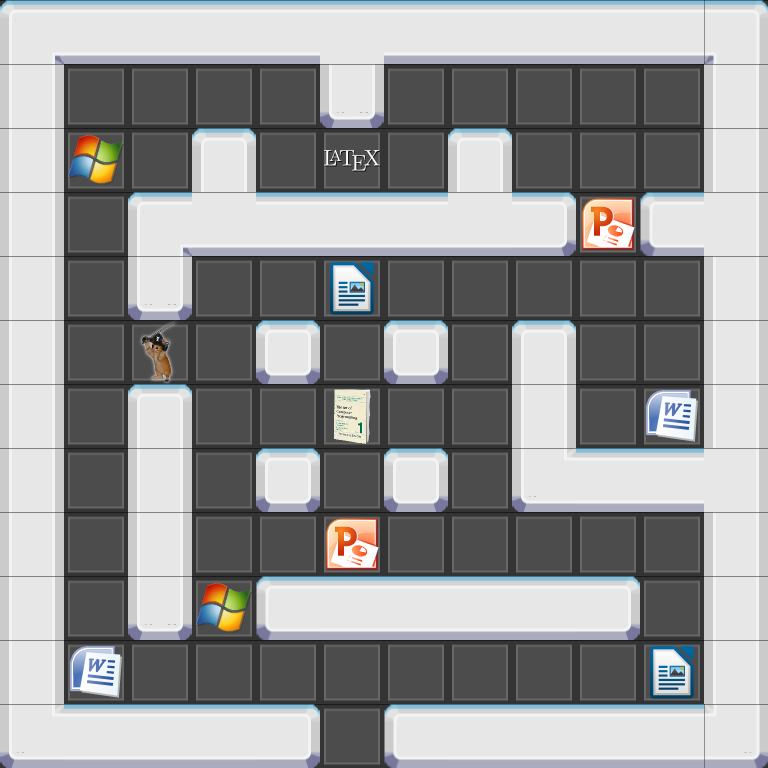

A level layout from a 2D game, rendered from its tile map. Below: a short description, then the map file with its tile-grid data intact:
An orthogonal 12x12 tile map with 64x64 px tiles, 3 tile layers (sol, objets, obstacles).

<map version="1.0" orientation="orthogonal" width="12" height="12" tilewidth="64" tileheight="64">
 <tileset firstgid="1" name="tileset2" tilewidth="64" tileheight="64" spacing="32">
  <image source="tileset2.png" width="352" height="736" />
  <tile id="0">
   <properties>
    <property name="Mur" value="" />
   </properties>
  </tile>
  <tile id="1">
   <properties>
    <property name="Mur" value="" />
   </properties>
  </tile>
  <tile id="2">
   <properties>
    <property name="Mur" value="" />
   </properties>
  </tile>
  <tile id="3">
   <properties>
    <property name="Mur" value="" />
   </properties>
  </tile>
  <tile id="4">
   <properties>
    <property name="Mur" value="" />
   </properties>
  </tile>
  <tile id="5">
   <properties>
    <property name="Mur" value="" />
   </properties>
  </tile>
  <tile id="6">
   <properties>
    <property name="Mur" value="" />
   </properties>
  </tile>
  <tile id="7">
   <properties>
    <property name="Mur" value="" />
   </properties>
  </tile>
  <tile id="8">
   <properties>
    <property name="Mur" value="" />
   </properties>
  </tile>
  <tile id="9">
   <properties>
    <property name="Mur" value="" />
   </properties>
  </tile>
  <tile id="10">
   <properties>
    <property name="Mur" value="" />
   </properties>
  </tile>
  <tile id="11">
   <properties>
    <property name="Mur" value="" />
   </properties>
  </tile>
  <tile id="12">
   <properties>
    <property name="Mur" value="" />
   </properties>
  </tile>
  <tile id="13">
   <properties>
    <property name="Mur" value="" />
   </properties>
  </tile>
  <tile id="14">
   <properties>
    <property name="Mur" value="" />
   </properties>
  </tile>
  <tile id="15">
   <properties>
    <property name="Mur" value="" />
   </properties>
  </tile>
  <tile id="16">
   <properties>
    <property name="Mur" value="" />
   </properties>
  </tile>
  <tile id="17">
   <properties>
    <property name="Mur" value="" />
   </properties>
  </tile>
  <tile id="18">
   <properties>
    <property name="Mur" value="" />
   </properties>
  </tile>
  <tile id="19">
   <properties>
    <property name="Mur" value="" />
   </properties>
  </tile>
  <tile id="21">
   <properties>
    <property name="word" value="" />
   </properties>
  </tile>
  <tile id="22">
   <properties>
    <property name="libreoffice" value="" />
   </properties>
  </tile>
  <tile id="23">
   <properties>
    <property name="powerpoint" value="" />
   </properties>
  </tile>
  <tile id="24">
   <properties>
    <property name="windows" value="" />
   </properties>
  </tile>
  <tile id="25">
   <properties>
    <property name="piratecat" value="" />
   </properties>
  </tile>
  <tile id="26">
   <properties>
    <property name="taocp" value="" />
   </properties>
  </tile>
  <tile id="27">
   <properties>
    <property name="latex" value="" />
   </properties>
  </tile>
  <tile id="28">
   <properties>
    <property name="exploded" value="" />
   </properties>
  </tile>
 </tileset>
 <layer name="sol" width="12" height="12">
  <data encoding="csv">
21,21,21,21,21,21,21,21,21,21,21,21,
21,21,21,21,21,21,21,21,21,21,21,21,
21,21,21,21,21,21,21,21,21,21,21,21,
21,21,21,21,21,21,21,21,21,21,21,21,
21,21,21,21,21,21,21,21,21,21,21,21,
21,21,21,21,21,21,21,21,21,21,21,21,
21,21,21,21,21,21,21,21,21,21,21,21,
21,21,21,21,21,21,21,21,21,21,21,21,
21,21,21,21,21,21,21,21,21,21,21,21,
21,21,21,21,21,21,21,21,21,21,21,21,
21,21,21,21,21,21,21,21,21,21,21,21,
21,21,21,21,21,21,21,21,21,21,21,21
</data>
 </layer>
 <layer name="objets" width="12" height="12">
  <data encoding="csv">
0,0,0,0,0,0,0,0,0,0,0,0,
0,0,0,0,0,0,0,0,0,0,0,0,
0,25,0,0,0,28,0,0,0,0,0,0,
0,0,0,0,0,0,0,0,0,24,0,0,
0,0,0,0,0,23,0,0,0,0,0,0,
0,0,26,0,0,0,0,0,0,0,0,0,
0,0,0,0,0,27,0,0,0,0,22,0,
0,0,0,0,0,0,0,0,0,0,0,0,
0,0,0,0,0,24,0,0,0,0,0,0,
0,0,0,25,0,0,0,0,0,0,0,0,
0,22,0,0,0,0,0,0,0,0,23,0,
0,0,0,0,0,0,0,0,0,0,0,0
</data>
 </layer>
 <layer name="obstacles" width="12" height="12">
  <data encoding="csv">
8,20,20,20,20,16,20,20,20,20,20,7,
17,0,0,0,0,10,0,0,0,0,0,17,
17,0,0,9,0,0,0,9,0,0,0,17,
17,0,8,15,20,20,20,15,12,0,11,14,
17,0,10,0,0,0,0,0,0,0,0,17,
17,0,0,0,19,0,19,0,9,0,0,17,
17,0,9,0,0,0,0,0,17,0,0,17,
17,0,17,0,19,0,19,0,5,20,20,14,
17,0,17,0,0,0,0,0,0,0,0,17,
17,0,10,0,11,20,20,20,20,12,0,17,
17,0,0,0,0,0,0,0,0,0,0,17,
5,20,20,20,12,0,11,20,20,20,20,6
</data>
 </layer>
</map>
